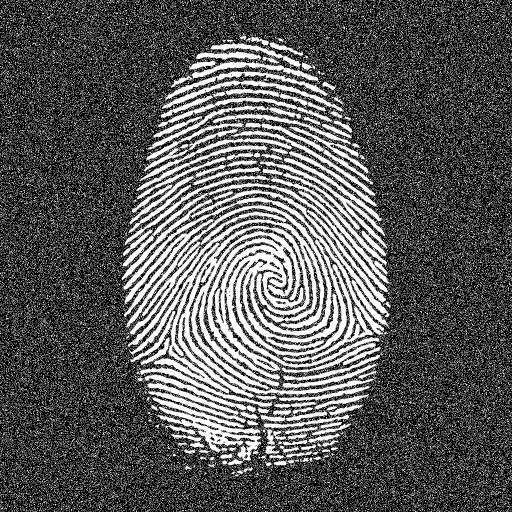
#> input picture Lab 3/Tugas Lab 3 - Images/noisy_fingerprint.jpg, 1024 x 1024 px (shown at 1/2 size)
$ jupyter execute 'MRS-Lab 3-A-2006609645-A-2006560876.ipynb'   (older library calls are emulated)
#> lines starting #> are read from the running program, lines starting #| are printed output that depends on the picture; after the words box and inside, x2 and y2 are one past the last pixel; in counts of white or black regions, pixels touching at a corner belong together
### A. Readme First
- Apabila kalian pengguna Ubuntu dari versi 14.04 hingga latest version, kalian bisa langsung menjalankan `Cell` &#8594; `Run All`.
- Apabila kalian bukan salah satu pengguna Ubuntu versi 14.04 hingga latest version, diharapkan untuk mengunduh dan mengekstrasi `Tugas Lab 3 - Images` dan melakukan ekstrasi hasilnya tepat di sebelah `MRS-Lab 3-A-2006609645-A-2006560876.ipynb` lalu menjalankan `Cell` &#8594; `Run All`.

### B. Persiapan Lingkungan Laboratorium
- Melakukan _install package_/_dependency_ yang diperlukan untuk `Tugas Laboratorium 3` kali ini.
- Melakukan _import library_ yang akan digunakan pada `Tugas Laboratorium 3` kali ini.
- Mengunduh dan mengekstrasi dokumen pendukung untuk tugas ini.

#### 1. Instalasi _Package_/_Dependency_
_Install dependency_ tidaklah wajib. Tetapi bisa jadi ada beberapa _dependency_ di bawah ini yang belum terinstall.

#### 2. Melakukan _Import Library_

[cell 1]
from skimage import color, exposure, filters, io, morphology, util
from skimage.transform import rescale
from skimage.morphology import closing, disk, dilation, erosion, opening, diamond, rectangle, star
from skimage.morphology import black_tophat, white_tophat
import matplotlib.pyplot as plt
import numpy as np
import os
import sys
from scipy.ndimage.morphology import binary_hit_or_miss

#### 3. Unduh dan Ekstrasi Dokumen Pendukung

[cell 2]
os.system('gdown https://drive.google.com/uc?id=1Xzw98BVg8xhBdqet0VMFe3h74cm_Mata')
os.system('unzip Tugas\ Lab\ 3\ -\ Images.zip')

### C. Soal

1. **[50] Noise Removal** \
Diberikan sebuah citra sidik jari bernama `noisy_fingerprint.jpg`. Sayangnya citra ini memiliki _noise_ berupa bintik-bintik putih yang mengganggu di sekitar sidik jari.

    - [20] Bersihkan _noise_ pada gambar di atas menggunakan _morphology operator_!
    - [15] Ceritakan mengapa Anda mengerjakan poin pertama dengan cara tersebut?
    - [15] Sebelumnya Anda pernah melakukan penghilangan _noise_ dengan menggunakan _median_ dan _mean filter_ di Lab 1. Apa perbedaannya dengan penghilangan _noise_ di Lab 3 ini?

##### a. Membersihkan _noise_ menggunakan operator $\text{Opening } \oplus$

[cell 3]
basePath = 'Tugas Lab 3 - Images/'
def getPath(fileName):
    return basePath + fileName

[cell 4]
noisy_fingerprint_image = util.img_as_ubyte(io.imread(getPath('noisy_fingerprint.jpg')))
#> noisy_fingerprint_image is the input picture: shape (1024, 1024); min 0, max 255, mean 87.3

opening_se = disk(2)
opened = opening(noisy_fingerprint_image, opening_se)
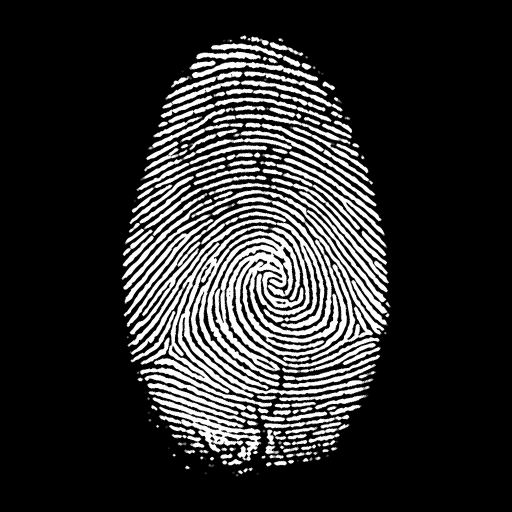
#> opened: shape (1024, 1024) (shown at 1/2 size); min 0, max 255, mean 45.3

## Menampilkan Citra
plt.figure(figsize=(20,10))
plt.rc('font', size=15)
plt.subplot(1,2,1)
plt.title('Citra awal fingerprint dengan Noise')
plt.imshow(noisy_fingerprint_image, cmap='gray')
plt.axis('off')
plt.subplot(1,2,2)
plt.title('Setelah dilakukan Opening or Noise Removal')
plt.imshow(opened, cmap='gray')
plt.axis('off')
plt.show()
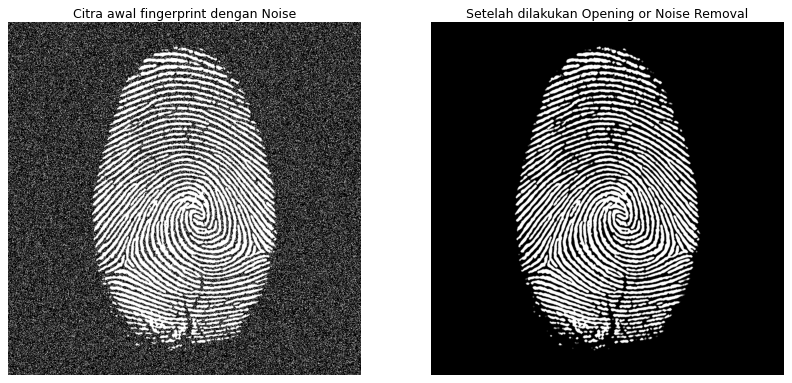
#> figure drawn by matplotlib, 2 panels

##### b. Alasan menggunakan operator $\text{Opening } \oplus$

- Pada citra awal fingerprint dengan noise, terlihat bahwa terdapat banyak noise berupa bintik-bintik putih kecil pada citra.
- Ekspektasi untuk menghilangkan noise adalah menghilangkan bintik-bintik kecil putih tersebut.
- Dari operator-operator dasar yang dipelajari pada pengantar sesi $\text{Lab 3}$ kali ini, operator $\text{Opening } \oplus$ yang paling cocok untuk menangani masalah tersebut.
- Hal ini didasari dengan operator $\text{Opening } \oplus$ berguna untuk membuang objek kecil dari sebuah citra dan tetap mempertahankan bentuk dan ukuran objek besar di dalam citra.
- Alasan pemilihan ukuran _disk_-nya 2 adalah berdasarkan hasil eksperimen, kalau lebih dari 2 sudah mulai rusak objek _fingerprint_-nya. Bila menggunakan ukuran _disk_-nya 1, masih terdapat bintik-bintik kecil yang belum dihilangkan.

##### c. Perbedaan noise removal dengan $\text{Lab 1}$

Untuk mendapatkan _insight_ yang lebih baik, kami melakukan pengaplikasian _median_ dan _mean filter_ untuk perbandingan ketiga hasil citra terlebih dahulu.

[cell 5]
## Mendapatkan hasil dari median filter
median_filter_citra = filters.rank.median(image=noisy_fingerprint_image,selem=morphology.square(9))
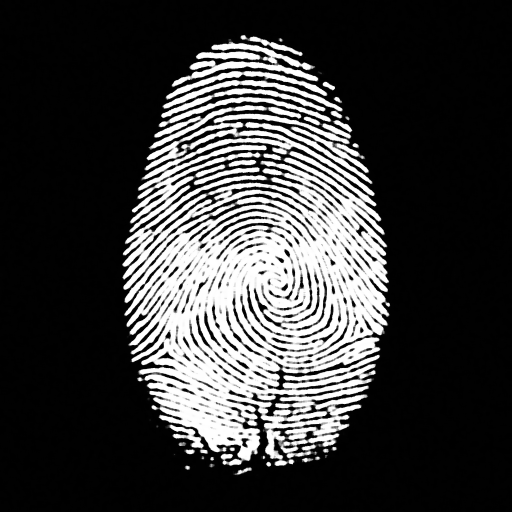
#> median_filter_citra: shape (1024, 1024) (shown at 1/2 size); min 0, max 255, mean 60.5

## Mendapatkan hasil dari mean filter
mean_filter_citra = filters.rank.mean(image=noisy_fingerprint_image,selem=morphology.square(9))
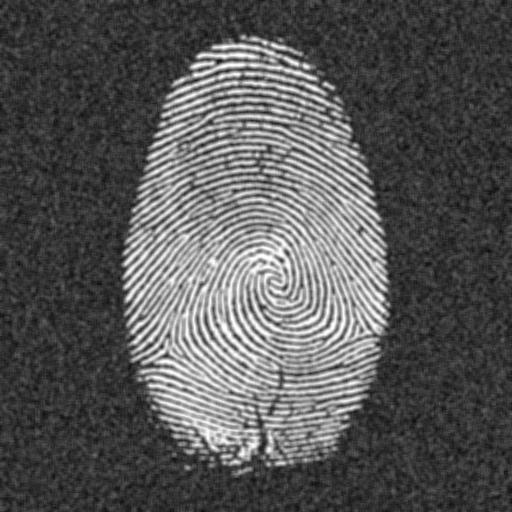
#> mean_filter_citra: shape (1024, 1024) (shown at 1/2 size); min 6, max 254, mean 86.8

[cell 6]
## Membandingkan hasil untuk tiap-tiap operasi
plt.figure(figsize=(20,10))
plt.rc('font', size=15)

plt.subplot(1,3,1)
plt.title('Hasil dari Median Filter')
plt.imshow(median_filter_citra, cmap='gray')
plt.axis('off')

plt.subplot(1,3,2)
plt.title('Hasil dari Mean Filter')
plt.imshow(median_filter_citra, cmap='gray')
plt.axis('off')

plt.subplot(1,3,3)
plt.title('Hasil dari Opening Operator')
plt.imshow(opened, cmap='gray')
plt.axis('off')

plt.show()

Dari ketiga gambar di atas terlihat bahwa hasil dari $\text{Opening } \oplus$ operator benar-benar mempertahankan bentuk dari objek besar di dalam citra. Berbeda dengan hasil dari $\text{Mean}$ filter dan $\text{Median}$ filter, hasil kedua filter tersebut terlihat menebalkan beberapa bagian dari _fingerprint_ sehingga terlihat bergabung. Hal ini disebabkan karena $\text{Mean}$ dan $\text{Median}$ filter mengambil _insight_ untuk menghilangkan _noise_ dengan mendapatkan nilai rata-rata (untuk $\text{Mean}$ filter) atau nilai median (untuk $\text{Median}$ filter) dari sebuah window. Kedua filter tersebut berhasil membersihkan filter bintik-bintik kecil yang tersebar, tapi kurang berhasil untuk mempertahankan bentuk objek besar di dalam citra karena pada bagian pixel yang berdekatan dan terdapat lubang, lubangnya "dianggap" _noise_ sehingga nilai lubangnya ditimpa dengan nilai hasil operasi filter-nya.

2. **[50] Pesan rahasia** \
Anda mendapat pesan rahasia yang terdiri dari dua citra. Untuk dapat membaca pesan ini, Anda harus menerapkan _morphological image processing_ pada masing-masing citra, kemudian menggabungkannya menjadi satu. Berikut petunjuknya

Citra `secret11.jpg` \

Citra `secret2.jpg`
    - [15] Lakukan operasi _hit or miss_ dengan kernel rectangle berukuran $18 \times 18$ terhadap citra `secret11` untuk mendapatkan citra **`secret1`**. Hint: Anda bisa menggunakan library `binary_hit_or_miss` dari `scipy`.
    - [20] Lakukan dilatasi terhadap citra **`secret1`** dan `secret2` dengan kernel yang tepat. Hanya ada satu pasang kernel yang benar untuk membuka pesan rahasia. Berikut adalah pilihan kernel yang bisa Anda coba
        - $\text{\{diamond(25), diamond(15)\}}$
        - $\text{\{rectangle(70,10), rectangle(10,70)\}}$
        - $\text{\{rectangle(10,70), star(10)\}}$ \
        Format: $\text{\{kernel citra secret1, kernel citra secret2\}}$
    - [10] Gabungkan kedua citra hasil dilatasi poin b! Jika kernel yang Anda pilih benar, pesan rahasia akan terlihat.
    - [5] Tuliskan pesan rahasia yang Anda dapatkan!

##### a. Melakukan operasi _hit or miss_

[cell 7]
secret11 = color.rgb2gray(io.imread(getPath('secret11.jpg')))
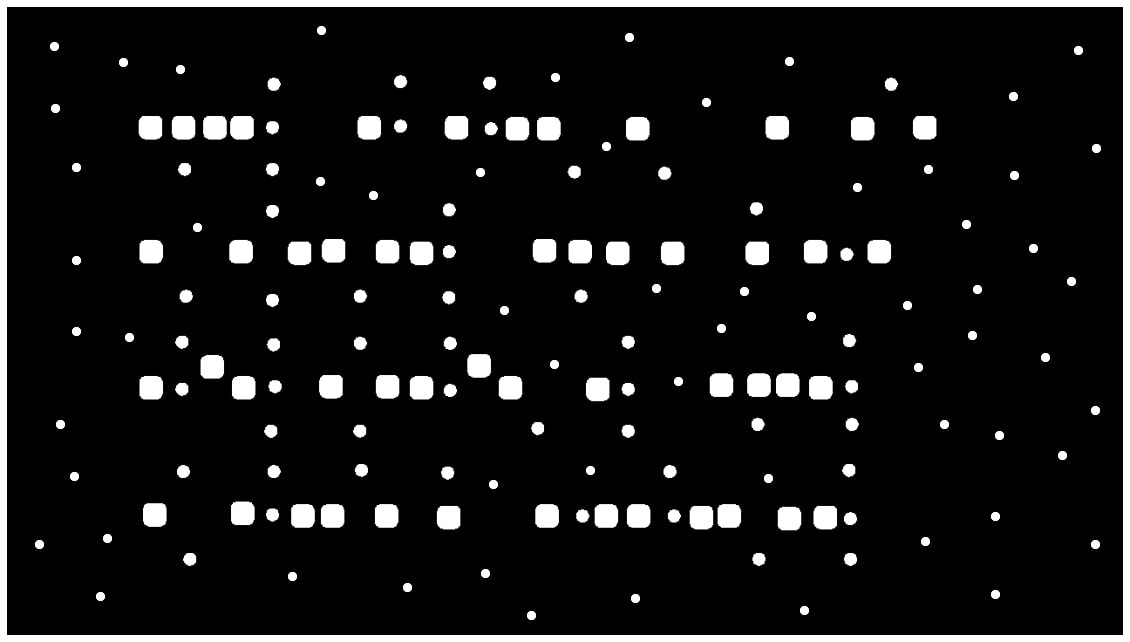
#> input picture Lab 3/Tugas Lab 3 - Images/secret11.jpg, 1130 x 642 px
#> secret11: shape (642, 1130) float64; min 0, max 1, mean 0.0858
secret2 = color.rgb2gray(io.imread(getPath('secret2.jpg')))
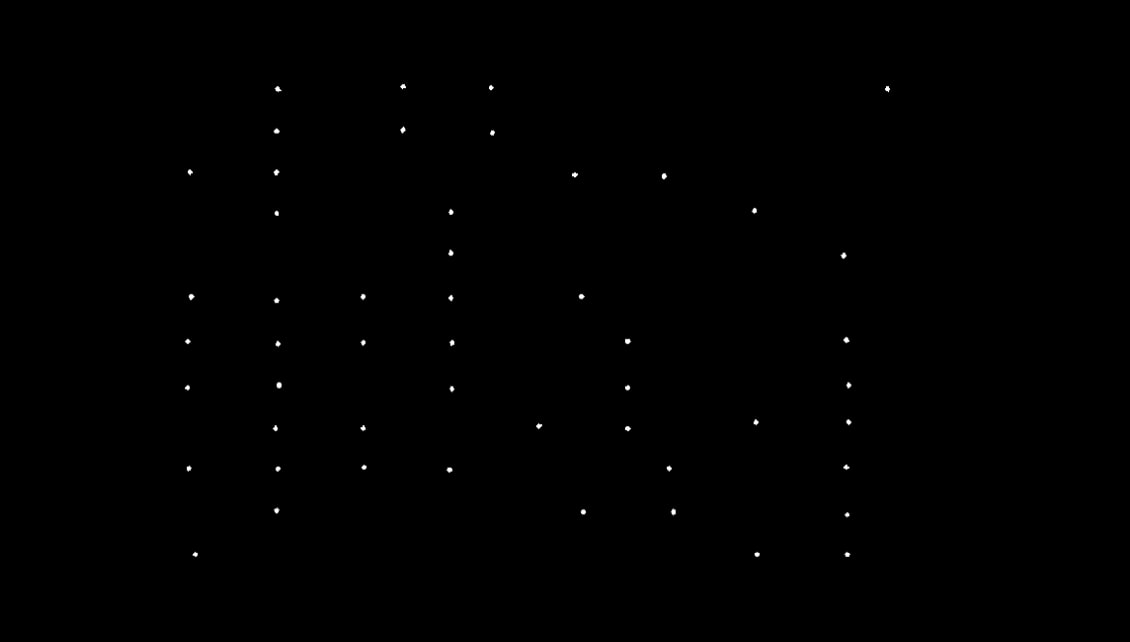
#> input picture Lab 3/Tugas Lab 3 - Images/secret2.jpg, 1130 x 642 px
#> secret2: shape (642, 1130) float64; min 0, max 1, mean 0.00143
satu = np.ones((18,18))
secret1 = binary_hit_or_miss(secret11, structure1=rectangle(18,18)).astype(np.int)
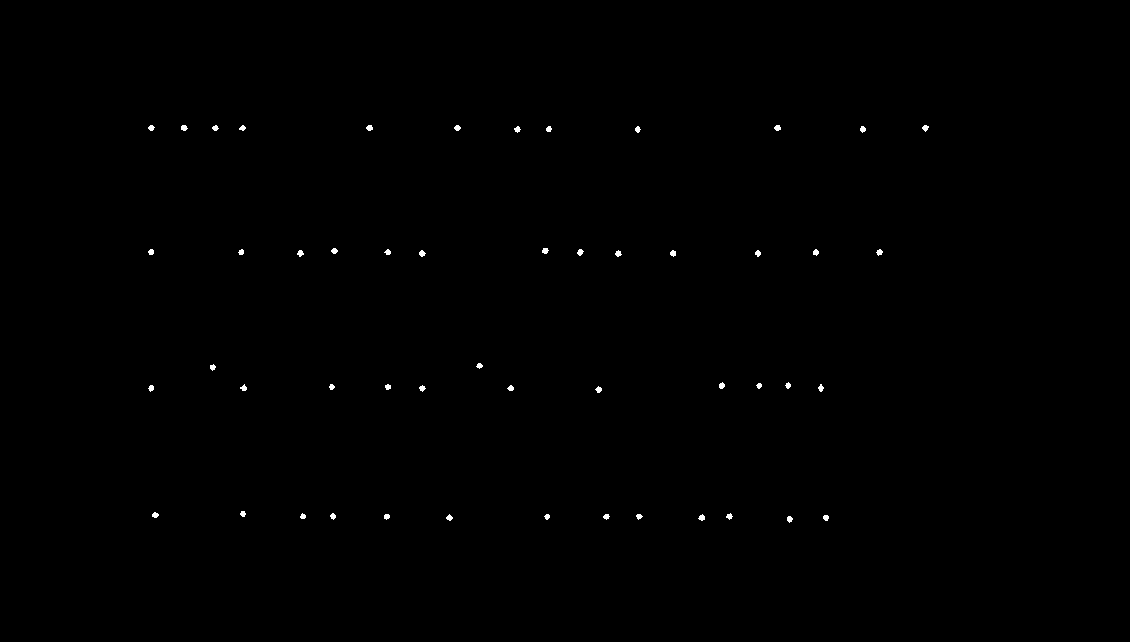
#> secret1: shape (642, 1130) int64; values 0 (black) and 1 (white), 0.21% white; 51 white regions, largest, box (x1, y1, x2, y2) and area: (181, 125, 188, 131) 32, (366, 125, 373, 131) 32, (774, 125, 781, 131) 32

## Membandingkan hasil secret 2 hasil operasi dan hasil secret 2 yang telah disediakan
plt.figure(figsize=(20,10))
plt.rc('font', size=15)

plt.subplot(1,2,1)
plt.title('Hasil Secret 1 dari Operasi')
plt.imshow(secret1, cmap='gray')
plt.axis('off')

plt.subplot(1,2,2)
plt.title('Citra Secret 2')
plt.imshow(secret2, cmap='gray')
plt.axis('off')

plt.show()

##### b. Melakukan dilatasi terhadap citra **`secret1`** dan `secret2`.

[cell 8]
dilated_secret_1 = []
dilated_secret_2 = []

params = [
    (diamond(25), diamond(15)),
    (rectangle(70,10), rectangle(10,70)),
    (rectangle(10,70), star(10))
]

for param in params:
    a, b = param
    dilated_secret_1.append(dilation(secret1, a))
    dilated_secret_2.append(dilation(secret2, b))
#> after the loop, dilated_secret_1 = 3 items; dilated_secret_2 = 3 items

##### c. Menggabungkan kedua citra hasil dilatasi

[cell 9]
plt.subplots(figsize=(20,10))
plt.rc('font', size=15)

for i in range(len(params)):
    plt.subplot(len(params), 1, i+1)
    plt.title('Hasil Gabungan Poin %c' % (chr(i + ord('A'))))
    secret_combine = np.logical_or(dilated_secret_1[i], dilated_secret_2[i])
    plt.imshow(secret_combine, cmap='gray')
    plt.axis('off')
#> this loop made 3 passes
#> pass 1, `secret_combine = np.logical_or(dilated_secret_1[i], dilated_secret_2[i])`:
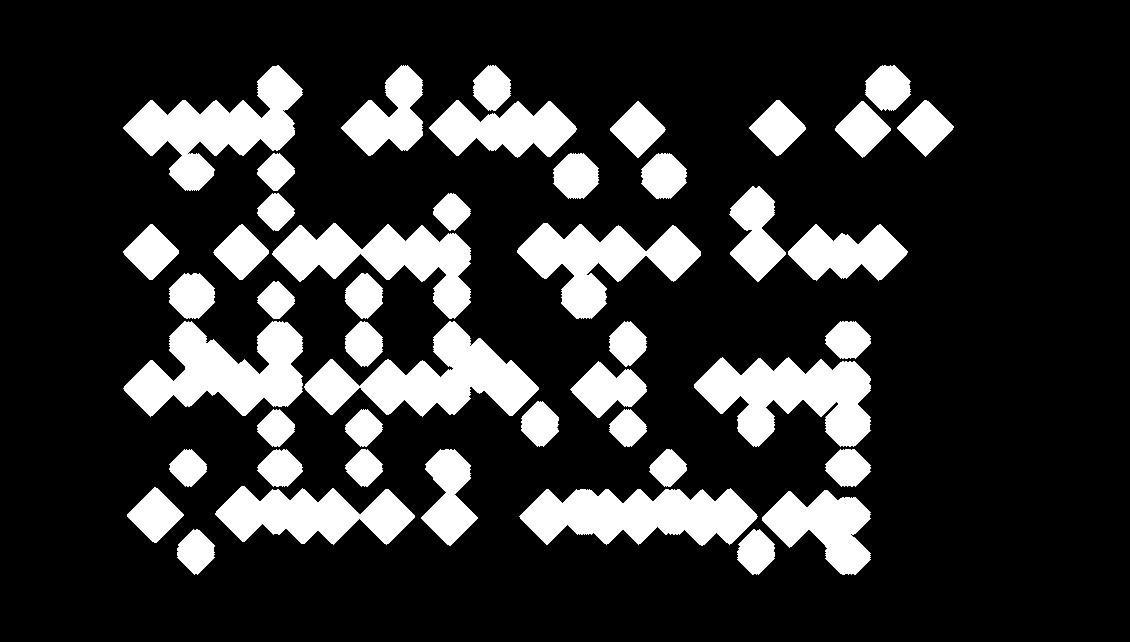
#> secret_combine: shape (642, 1130) bool; 19% white; 46 white regions, largest, box (x1, y1, x2, y2) and area: (304, 321, 539, 417) 10105, (123, 321, 303, 417) 9649, (694, 357, 871, 447) 9479
#> pass 3, `secret_combine = np.logical_or(dilated_secret_1[i], dilated_secret_2[i])`:
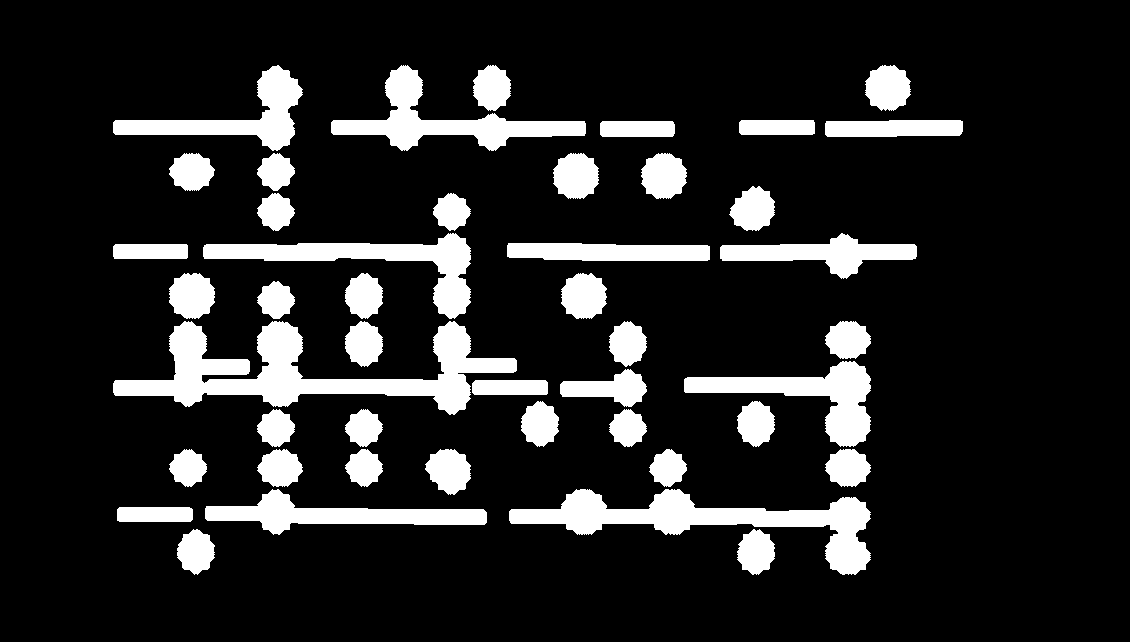
#> secret_combine: shape (642, 1130) bool; 14.4% white; 45 white regions, largest, box (x1, y1, x2, y2) and area: (113, 321, 517, 415) 13745, (509, 489, 871, 575) 9706, (331, 65, 586, 151) 6282

plt.show()
